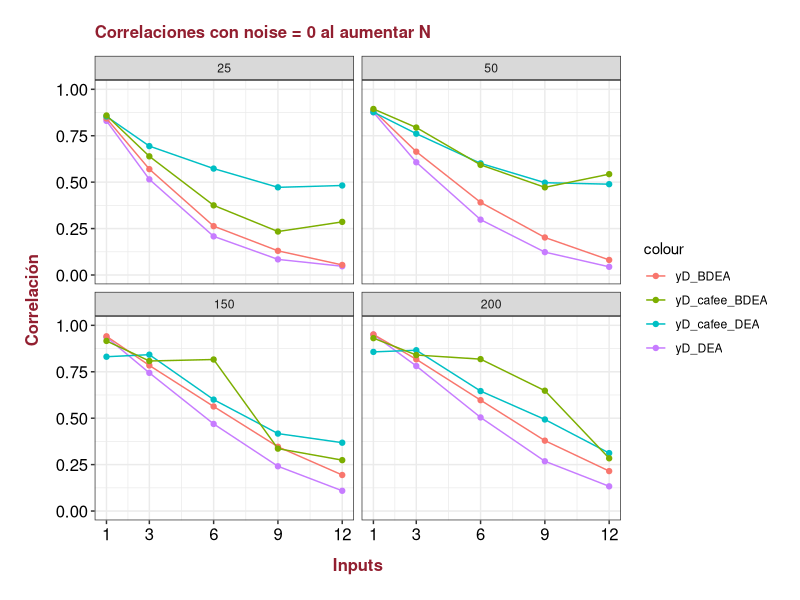
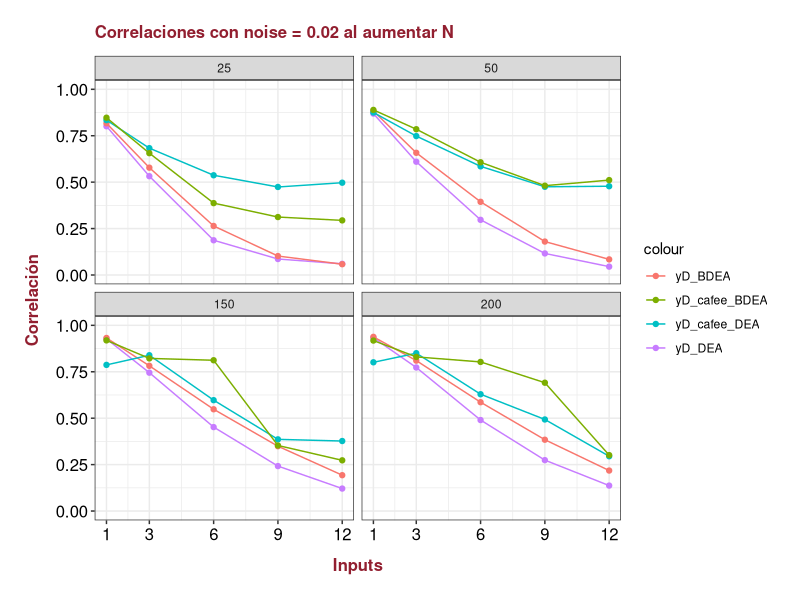
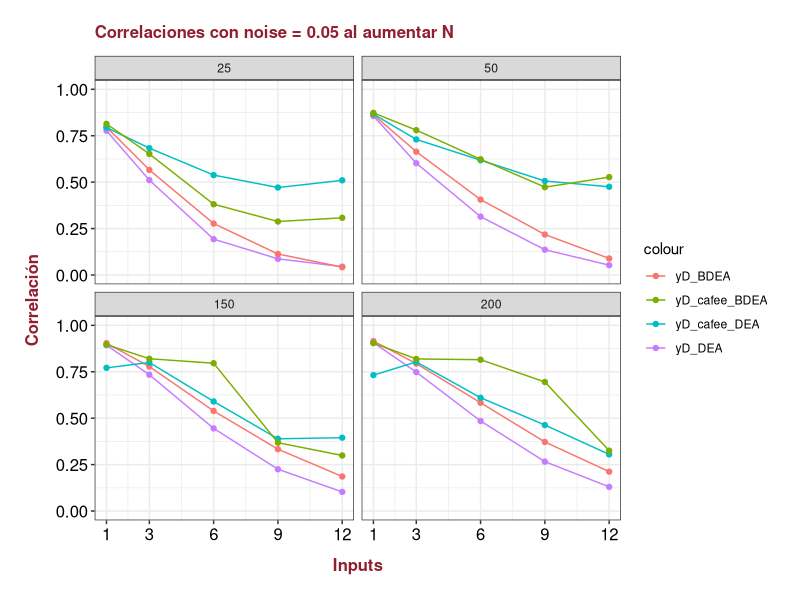
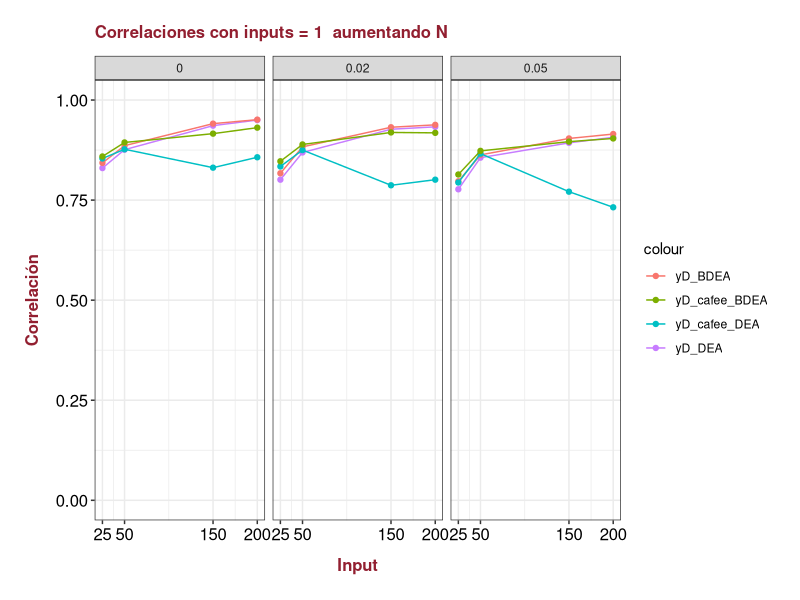
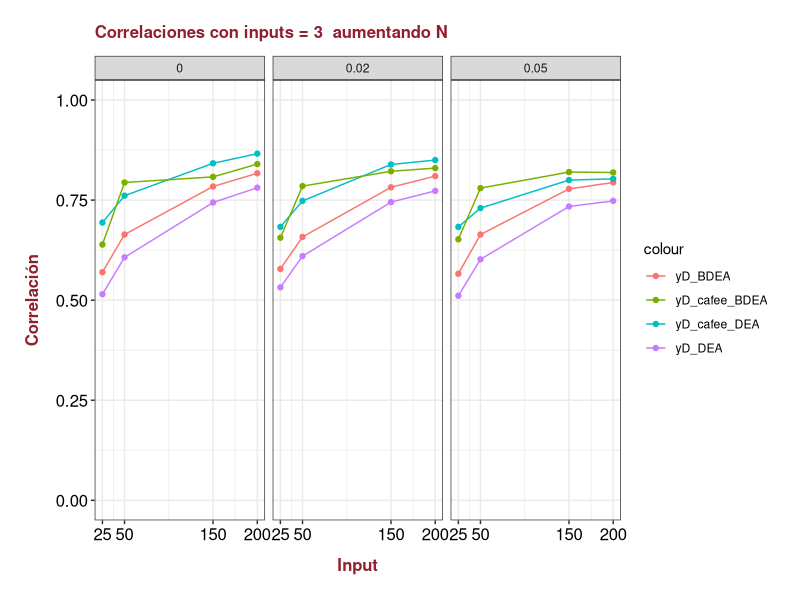
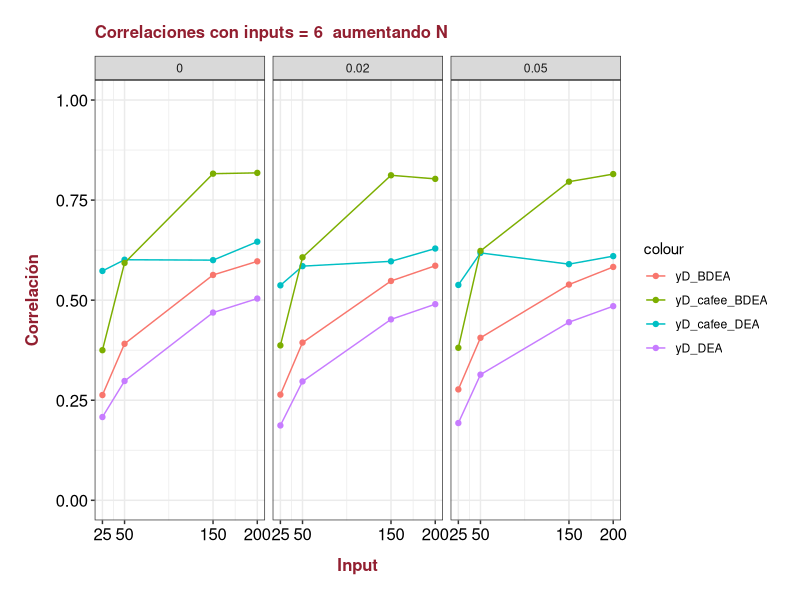
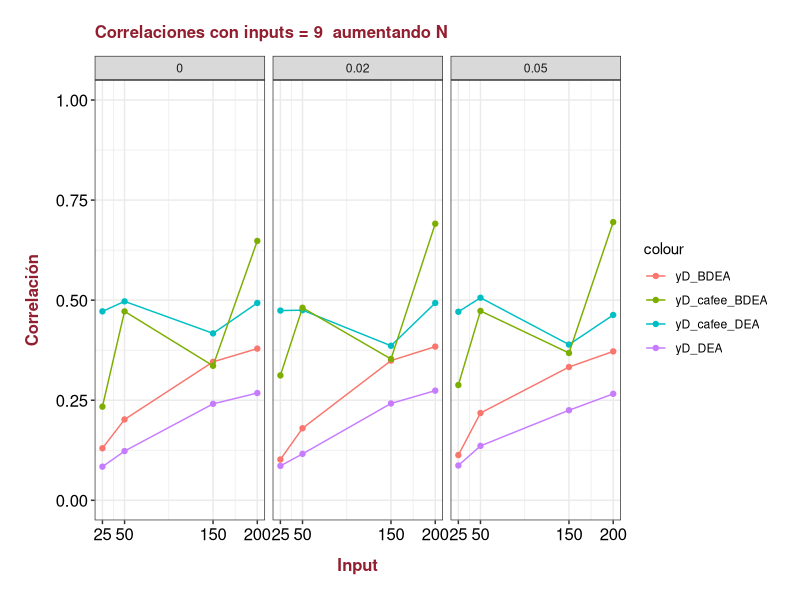
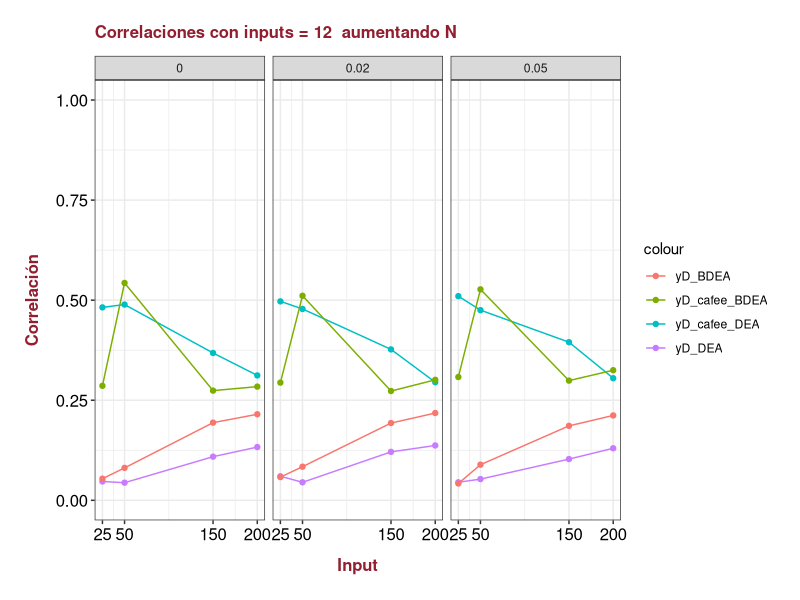

Write R code to recreate these figures, in order. (Note: this script raises an error after producing the figures.)
library(readxl)
library(dplyr)
library(ggplot2)

# cargar datos
recopilacion_datos <- read_excel("simulations/cobb_douglas_XnY1/results/hold_out_0.10 v3/recopilacion_datos.xlsx")

data <- recopilacion_datos

data[, c(9:28)] <- round(data[, c(9:28)], 3)

noise <- unique(data$noise)

# filtar datos
# noise
for (ruido in noise) {
  
  data_1_25_0 <- data %>% 
    filter(noise == ruido) %>% 
    select(scenario, noise, N, corr_kendall_yD_DEA, corr_kendall_yD_BDEA, corr_kendall_yD_cafee_DEA, corr_kendall_yD_cafee_BDEA)
  #data_1_25_0$scenario <- as.factor(data_1_25_0$scenario)
  
  grafico <- ggplot(data = data_1_25_0, aes(x = scenario)) +
    geom_line(aes(y = corr_kendall_yD_DEA, color = "yD_DEA")) +
    geom_point(aes(y = corr_kendall_yD_DEA, color = "yD_DEA")) +
    
    geom_line(aes(y = corr_kendall_yD_BDEA, color = "yD_BDEA")) +
    geom_point(aes(y = corr_kendall_yD_BDEA, color = "yD_BDEA")) +
    
    geom_line(aes(y = corr_kendall_yD_cafee_DEA, color = "yD_cafee_DEA")) +
    geom_point(aes(y = corr_kendall_yD_cafee_DEA, color = "yD_cafee_DEA")) +
    
    geom_line(aes(y = corr_kendall_yD_cafee_BDEA, color = "yD_cafee_BDEA")) +
    geom_point(aes(y = corr_kendall_yD_cafee_BDEA, color = "yD_cafee_BDEA")) +
    
    scale_x_continuous(breaks = c(1, 3, 6, 9, 12)) +
    scale_y_continuous(limits = c(0, 1)) +
    
    facet_wrap(~N) +
    
    labs(
      title = paste("Correlaciones con noise =", ruido, "al aumentar N"),
      y = "Correlación",
      x = "Inputs"
    ) +
    
    theme_bw() +
    theme(
      axis.title.x = element_text (
        size = 12, face = "bold", color = "#921F30",
        margin = margin(t = 10)),
      axis.title.y = element_text (
        size = 12, face = "bold", color = "#921F30",
        margin = margin(r = 10)),
      axis.text = element_text (
        size = 12, color = "black"),
      plot.margin = unit(c(1.25, 1.25, 1.25, 1.25), "lines"),
      plot.title = element_text (
        size = 12, face = "bold", color = "#921F30",
        margin = margin(b = 10)
      ),
      legend.position = "right"
    )
  
  if (ruido == 0) {
    ruido_txt <- "0.00" 
  } else if (ruido == 0.02){
    ruido_txt <- "0.02" 
  } else if (ruido == 0.05) {
    ruido_txt <- "0.05" 
  }
  
  ggsave(paste("noise_",ruido_txt, ".png", sep = ""), plot = grafico)

}



# al aumentar N en un conjunto
scenario <- unique(data$scenario)
for (input in scenario) {
  
  data_1_25_0 <- data %>% 
    filter(scenario == input) %>% 
    select(scenario, noise, N, corr_kendall_yD_DEA, corr_kendall_yD_BDEA, corr_kendall_yD_cafee_DEA, corr_kendall_yD_cafee_BDEA)

  grafico <- ggplot(data = data_1_25_0, aes(x = N)) +
    geom_line(aes(y = corr_kendall_yD_DEA, color = "yD_DEA")) +
    geom_point(aes(y = corr_kendall_yD_DEA, color = "yD_DEA")) +
    
    geom_line(aes(y = corr_kendall_yD_BDEA, color = "yD_BDEA")) +
    geom_point(aes(y = corr_kendall_yD_BDEA, color = "yD_BDEA")) +
    
    geom_line(aes(y = corr_kendall_yD_cafee_DEA, color = "yD_cafee_DEA")) +
    geom_point(aes(y = corr_kendall_yD_cafee_DEA, color = "yD_cafee_DEA")) +
    
    geom_line(aes(y = corr_kendall_yD_cafee_BDEA, color = "yD_cafee_BDEA")) +
    geom_point(aes(y = corr_kendall_yD_cafee_BDEA, color = "yD_cafee_BDEA")) +
    
    scale_x_continuous(breaks = c(25, 50, 150, 200)) +
    scale_y_continuous(limits = c(0, 1)) +
    
    facet_wrap(~noise) +
    
    labs(
      title = paste("Correlaciones con inputs =", input, " aumentando N"),
      y = "Correlación",
      x = "Input"
    ) +
    
    theme_bw() +
    theme(
      axis.title.x = element_text (
        size = 12, face = "bold", color = "#921F30",
        margin = margin(t = 10)),
      axis.title.y = element_text (
        size = 12, face = "bold", color = "#921F30",
        margin = margin(r = 10)),
      axis.text = element_text (
        size = 12, color = "black"),
      plot.margin = unit(c(1.25, 1.25, 1.25, 1.25), "lines"),
      plot.title = element_text (
        size = 12, face = "bold", color = "#921F30",
        margin = margin(b = 10)
      ),
      legend.position = "right"
    )
  
  if (input == 1) {
    input_txt <- "01" 
  } else if (input == 3){
    input_txt <- "03" 
  } else if (input == 6) {
    input_txt <- "06" 
  } else if (input == 9){
    input_txt <- "09" 
  } else if (input == 12){
    input_txt <- "12" 
  }
  
  ggsave(paste("input_",input_txt, ".png", sep = ""), plot = grafico)
  
}


# por ratio_obs_por_input
# al aumentar N en un conjunto

data2 <- data
data2$ratio_obs_por_input <- data2$N/data2$scenario
data2$scenario <- as.factor(data2$scenario)

data2$ratio_obs_por_input <- round(data2$ratio_obs_por_input, 3)
data2 <- data2[data2$noise == 0.05, ]

data_filtrado <- data2[c("scenario", "N", "ratio_obs_por_input", "corr_kendall_yD_DEA", "corr_kendall_yD_BDEA", "corr_kendall_yD_cafee_DEA", "corr_kendall_yD_cafee_BDEA")]

data_DEA <- data2[c("scenario", "N", "ratio_obs_por_input", "corr_kendall_yD_DEA")]
data_DEA$corr <- "corr_yD_DEA"
names(data_DEA)[4] <- "correlation"

data_BDEA <- data2[c("scenario", "N", "ratio_obs_por_input", "corr_kendall_yD_BDEA")]
data_BDEA$corr <- "corr_yD_BDEA"
names(data_BDEA)[4] <- "correlation"

data_cafee_DEA <- data2[c("scenario", "N", "ratio_obs_por_input", "corr_kendall_yD_cafee_DEA")]
data_cafee_DEA$corr <- "corr_yD_cafee_DEA"
names(data_cafee_DEA)[4] <- "correlation"

data_cafee_BDEA <- data2[c("scenario", "N", "ratio_obs_por_input", "corr_kendall_yD_cafee_BDEA")]
data_cafee_BDEA$corr <- "corr_yD_cafee_BDEA"
names(data_cafee_BDEA)[4] <- "correlation"

new_data <- rbind(data_DEA, data_BDEA, data_cafee_DEA, data_cafee_BDEA)

grafico <- ggplot(data = new_data) +
  geom_point(aes(x = ratio_obs_por_input, y = correlation, colour = scenario)) +
  geom_line(aes(x = ratio_obs_por_input, y = correlation, group = scenario, colour = scenario)) +
  scale_y_continuous(limits = c(0, 1)) +
  facet_wrap(~corr) +
  labs(
    title = paste("Correlaciones al aumentar observaciones por input con noise = 0.05"),
    y = "Correlación",
    x = "Inputs"
  ) +
  theme_bw() +
  theme(
    axis.title.x = element_text (
      size = 12, face = "bold", color = "#921F30",
      margin = margin(t = 10)),
    axis.title.y = element_text (
      size = 12, face = "bold", color = "#921F30",
      margin = margin(r = 10)),
    axis.text = element_text (
      size = 12, color = "black"),
    plot.margin = unit(c(1.25, 1.25, 1.25, 1.25), "lines"),
    plot.title = element_text (
      size = 12, face = "bold", color = "#921F30",
      margin = margin(b = 10)
    ),
    legend.position = "right"
  )

for (ruido in noise) {
  
  data_1_25_0 <- data2 %>% 
    filter(noise == ruido) %>% 
    select(scenario, noise, N, corr_kendall_yD_DEA, corr_kendall_yD_BDEA, corr_kendall_yD_cafee_DEA, corr_kendall_yD_cafee_BDEA, obs_per_inpt)
  #data_1_25_0$scenario <- as.factor(data_1_25_0$scenario)
  
  grafico <- ggplot(data = data_1_25_0, aes(x = obs_per_inpt)) +
    geom_line(aes(y = corr_kendall_yD_DEA, color = "yD_DEA")) +
    geom_point(aes(y = corr_kendall_yD_DEA, color = "yD_DEA")) +
    
    geom_line(aes(y = corr_kendall_yD_BDEA, color = "yD_BDEA")) +
    geom_point(aes(y = corr_kendall_yD_BDEA, color = "yD_BDEA")) +
    
    geom_line(aes(y = corr_kendall_yD_cafee_DEA, color = "yD_cafee_DEA")) +
    geom_point(aes(y = corr_kendall_yD_cafee_DEA, color = "yD_cafee_DEA")) +
    
    geom_line(aes(y = corr_kendall_yD_cafee_BDEA, color = "yD_cafee_BDEA")) +
    geom_point(aes(y = corr_kendall_yD_cafee_BDEA, color = "yD_cafee_BDEA")) +
    
    scale_y_continuous(limits = c(0, 1)) +
    
    facet_wrap(~ruido) +
    
    labs(
      title = paste("Correlaciones con", ruido, "al aumentar N"),
      y = "Correlación",
      x = "Inputs"
    ) +
    
    theme_bw()
  
  if (ruido == 0) {
    ruido_txt <- "0.00" 
  } else if (ruido == 0.02){
    ruido_txt <- "0.02" 
  } else if (ruido == 0.05) {
    ruido_txt <- "0.05" 
  }
  
  ggsave(paste("noise_",ruido_txt, ".png", sep = ""), plot = grafico)
  
}
